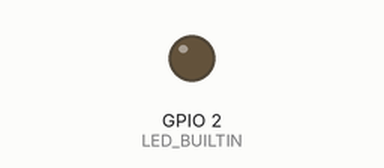
Simulated run of this sketch. Board: ESP8266 (NodeMCU). Shown: output pins drawn as LEDs (lit = HIGH, except the on-board LED, lit = LOW). What the sketch prints to the serial monitor is not drawn.

Above: at 0.3 s.
At 11.6 s:
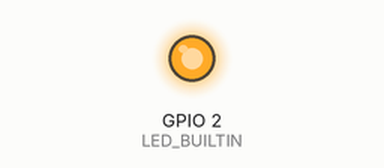
Timing chart, 0 to 16.9 s (numbered marks = the images above):
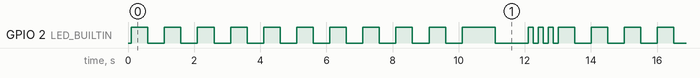

The sketch:

SuperXu_AutoConnect.ino
```cpp
/*
 * smartConfig：可通过ESPTouch等APP或者 “安信可科技” 微信公众号进行WiFi密码配置
 */

#include <ESP8266WiFi.h>
int count=0;
int i=0;

void smartConfig()
{
  WiFi.mode(WIFI_STA);
  Serial.println("\r\nWait for Smartconfig...");
  WiFi.beginSmartConfig();//等待手机端发出的用户名与密码
  while (1)
  {
    Serial.print(".");
    digitalWrite(LED_BUILTIN, HIGH);  //连接过程中指示灯每2秒一闪
    delay(1000);
    digitalWrite(LED_BUILTIN, LOW);
    delay(1000);
    if (WiFi.smartConfigDone())//退出等待
    {
      Serial.println("SmartConfig Success");
      Serial.printf("SSID:%s\r\n", WiFi.SSID().c_str());
      Serial.printf("PSW:%s\r\n", WiFi.psk().c_str());
      for(i=0;i<3;i++)  //连接成功后指示灯快速连闪三下
      {
            digitalWrite(LED_BUILTIN, HIGH);
            delay(150);
            digitalWrite(LED_BUILTIN, LOW);
            delay(150);
        }
      break;
    }
  }
}
void setup()
{
  Serial.begin(115200);
  delay(100);  //开机后等待100ms
  pinMode(LED_BUILTIN, OUTPUT);


}


void loop()
{

  //主程序1：连接网络、断网重连
  while(WiFi.status()!=WL_CONNECTED)
  {
      Serial.println("\r\n正在尝试重新连接");
      Serial.print(".");
      digitalWrite(LED_BUILTIN, HIGH);   //重新连接过程中每1秒一闪
      delay(500);
      digitalWrite(LED_BUILTIN, LOW);
      delay(500);
      count++;

      if(count>=10) //10s后仍未连接成功
      {
          Serial.println("WiFi连接自动失败，请用手机重新进行配网");
          smartConfig();  //调用WiFi配置程序
          Serial.println("连接成功");
          Serial.print("IP:");
          Serial.println(WiFi.localIP());
          count=0;
      }
   }

   //主程序1结束


}
```

Measured:
- by itself, GPIO 2 (LED_BUILTIN): repeats every 12.9 s: HIGH 1.0 s, LOW 1.0 s, 3 × (HIGH 0.15 s, LOW 0.15 s), 10 × (HIGH 0.50 s, LOW 0.50 s)
- by itself, everything shown: repeats every 12.9 s, in 28 steps
